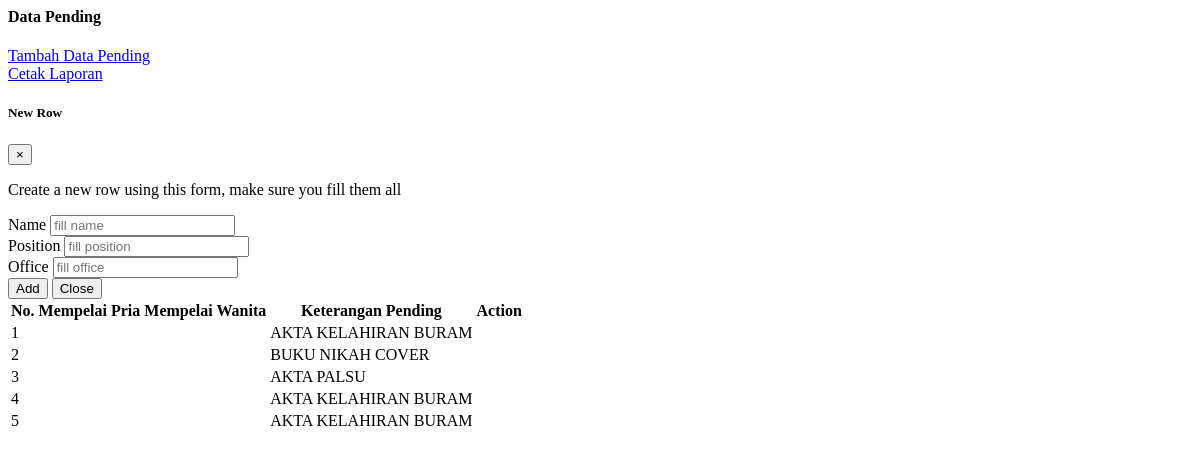
The app's page /demo1/tampil_pending.php with its own data.
### tables this page shows
CREATE TABLE `data_pending` (
  `id_pending` int(11) NOT NULL,
  `no_akta` varchar(30) NOT NULL,
  `nama` varchar(50) NOT NULL,
  `alasan_pending` varchar(50) NOT NULL
);

### demo1/tampil_pending.php (the view, shortened to what this page needs)
<?php include '../konek.php'; ?>
<link href="css/sweetalert.css" rel="stylesheet" type="text/css">
<div class="page-inner">
    <div class="row">
        <div class="col-md-12">
            <div class="card">
                <div class="card-header">
                    <div class="d-flex align-items-center">
                        <h4 class="card-title">Data Pending</h4>
                        <a href="?halaman=tambah_pending" class="btn btn-primary btn-round ml-auto">
                            Tambah Data Pending
                        </a>
                    </div>
                    <a href="../phpfpdf1" class="btn btn-info btn-border btn-round btn-sm">
                        Cetak Laporan
                    </a>
                </div>
                <div class="card-body">
                    <div class="modal fade" id="addRowModal" tabindex="-1" role="dialog" aria-hidden="true">
                        <div class="modal-dialog" role="document">
                            <div class="modal-content">
                                <div class="modal-header no-bd">
                                    <h5 class="modal-title">
                                        <span class="fw-mediumbold">
                                            New
                                        </span>
                                        <span class="fw-light">
                                            Row
                                        </span>
                                    </h5>
                                    <button type="button" class="close" data-dismiss="modal" aria-label="Close">
                                        <span aria-hidden="true">&times;</span>
                                    </button>
                                </div>
                                <div class="modal-body">
                                    <p class="small">Create a new row using this form, make sure you fill them all</p>
                                    <div class="row">
                                        <div class="col-sm-12">
                                            <div class="form-group form-group-default">
                                                <label>Name</label>
                                                <input id="addName" type="text" class="form-control" placeholder="fill name">
                                            </div>
                                        </div>
                                        <div class="col-md-6 pr-0">
                                            <div class="form-group form-group-default">
                                                <label>Position</label>
                                                <input id="addPosition" type="text" class="form-control" placeholder="fill position">
                                            </div>
                                        </div>
                                        <div class="col-md-6">
                                            <div class="form-group form-group-default">
                                                <label>Office</label>
                                                <input id="addOffice" type="text" class="form-control" placeholder="fill office">
                                            </div>
                                        </div>
                                    </div>
                                </div>
                                <div class="modal-footer no-bd">
                                    <button type="button" id="addRowButton" class="btn btn-primary">Add</button>
                                    <button type="button" class="btn btn-danger" data-dismiss="modal">Close</button>
                                </div>
                            </div>
                        </div>
                    </div>
                    <form action="">
                        <div class="table-responsive">
                            <table id="add" class="display table table-striped table-hover">
                                <thead>
                                    <tr>
                                        <th>No.</th>
                                        <th>Mempelai Pria</th>
                                        <th>Mempelai Wanita</th>
                                        <th>Keterangan Pending</th>
                                        <th>Action</th>
                                    </tr>
                                </thead>
                                <tbody>
                                    <?php
                                    $no = 1;
                                    $tampil = "SELECT * FROM data_pending";
                                    $query = mysqli_query($konek, $tampil);
                                    while ($data = mysqli_fetch_array($query, MYSQLI_BOTH)) {
                                        $mempelai_pria = $data['mempelai_pria'];
                                        $mempelai_wanita = $data['mempelai_wanita'];
                                        $alasan_pending = $data['alasan_pending'];
                                    ?>
                                        <tr>
                                            <td><?php echo $no++; ?></td>
                                            <td><?php echo $mempelai_pria; ?></td>
                                            <td><?php echo $mempelai_wanita; ?></td>
                                            <td><?php echo $alasan_pending; ?></td>
                                            <td>
                        </div>
                    <?php
                                    }
                    ?>
                </div>

### records on screen
data_pending: alasan_pending "AKTA KELAHIRAN BURAM"
data_pending: alasan_pending "BUKU NIKAH COVER"
data_pending: alasan_pending "AKTA PALSU"
data_pending: alasan_pending "AKTA KELAHIRAN BURAM"
data_pending: alasan_pending "AKTA KELAHIRAN BURAM"
